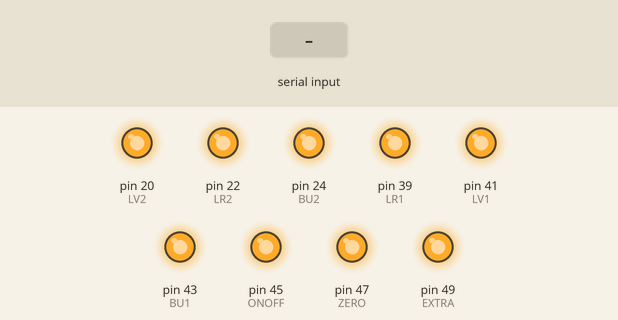
Simulated run of this sketch. Board: Arduino Mega 2560, built with avr-gcc and run on an emulated ATmega2560. On the bench: output pins drawn as LEDs (lit = HIGH). Inputs (shaded band) come from the test bench.

Above: at 1.2 s.
1.3 s: "a" received over Serial
At 2.2 s:
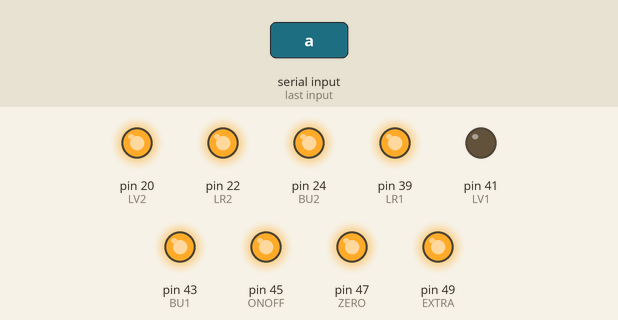
2.8 s: byte 120 ('x') received over Serial
At 3.4 s:
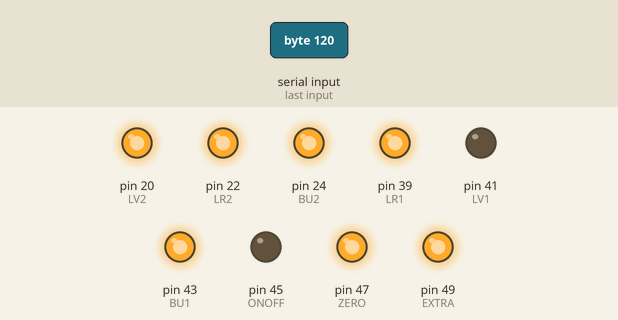
5.8 s: byte 122 ('z') received over Serial
At 6.2 s:
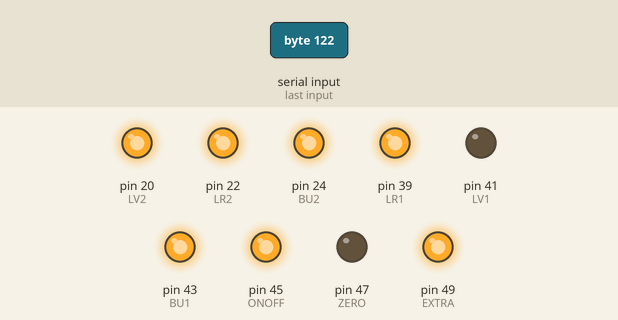
7.8 s: byte 118 ('v') received over Serial
At 8.4 s:
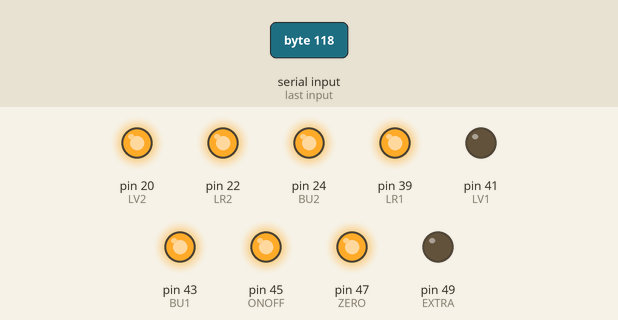
9.3 s: "b" received over Serial
At 10.5 s:
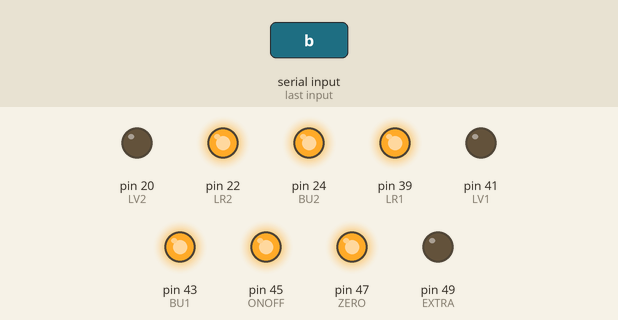
10.8 s: byte 119 ('w') received over Serial
At 11.9 s:
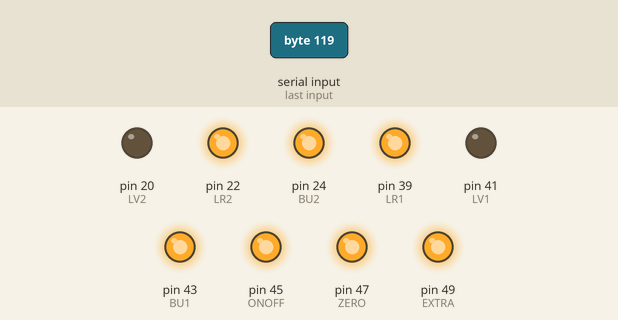
Timing chart, 0 to 13.3 s (numbered marks = the images above; inputs shaded):
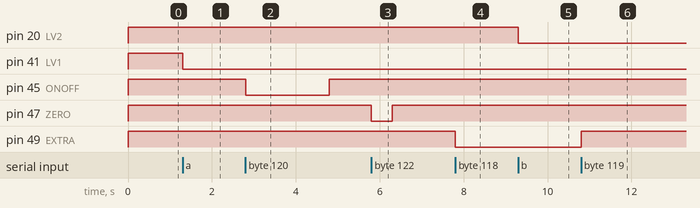

Measured:
- after the input at 1.3 s, pin 41 (LV1): HIGH → LOW at once
- after the input at 2.8 s, pin 45 (ONOFF): HIGH → LOW at once, → HIGH 2.0 s later
- after the input at 5.8 s, pin 47 (ZERO): HIGH → LOW at once, → HIGH 0.50 s later
- after the input at 7.8 s, pin 49 (EXTRA): HIGH → LOW at once
- after the input at 9.3 s, pin 20 (LV2): HIGH → LOW at once
- after the input at 10.8 s, pin 49 (EXTRA): LOW → HIGH at once

The sketch:

CodigoBalizasBuzzer.ino
```cpp
int LV1 = 41; // LUZ VERDE
int LV2 = 20;
int LR1 = 39; // LUZ ROJA
int LR2 = 22;
int BU1 = 43; // BUZZER
int BU2 = 24;
int ONOFF = 45;
int ZERO = 47;
int EXTRA = 49;

void setup() {

  Serial.begin(9600);

  pinMode(LV1, OUTPUT);
  digitalWrite(LV1, HIGH);

  pinMode(LV2, OUTPUT);
  digitalWrite(LV2, HIGH);

  pinMode(LR1, OUTPUT);
  digitalWrite(LR1, HIGH);

  pinMode(LR2, OUTPUT);
  digitalWrite(LR2, HIGH);

  pinMode(BU1, OUTPUT);
  digitalWrite(BU1, HIGH);

  pinMode(BU2, OUTPUT);
  digitalWrite(BU2, HIGH);

  pinMode(ONOFF, OUTPUT);
  digitalWrite(ONOFF, HIGH);

  pinMode(ZERO, OUTPUT);
  digitalWrite(ZERO, HIGH);

  pinMode(EXTRA, OUTPUT);
  digitalWrite(EXTRA, HIGH);

}

void loop(){

  if (Serial.available()){
    // Lectura de caracteres
    int val = Serial.read();

    if (val == 'a') {
      digitalWrite(LV1, LOW);
    }

    else if (val == 'b') {
      digitalWrite(LV2, LOW);
    }

    else if (val == 'c') {
      digitalWrite(LR1, LOW);
    }

    else if (val == 'd') {
      digitalWrite(LR2, LOW);
    }

    else if (val == 'e'){
      digitalWrite(LV1, HIGH);
    }

    else if (val == 'f'){
      digitalWrite(LV2, HIGH);
    }

    else if (val == 'g'){
      digitalWrite(LR1, HIGH);
    }

    else if (val == 'h'){
      digitalWrite(LR2, HIGH);
    }

    else if (val == 'i'){
      digitalWrite(BU1, LOW);
    }

    else if (val == 'j'){
      digitalWrite(BU2, LOW);
    }

    else if (val == 'k'){
      digitalWrite(BU1, HIGH);
    }

    else if (val == 'l'){
      digitalWrite(BU2, HIGH);
    }

    else if (val == 'x'){
      digitalWrite(ONOFF, LOW);
      delay(2000);
      digitalWrite(ONOFF, HIGH);
    }

    else if (val == 'z'){
      digitalWrite(ZERO, LOW);
      delay(500);
      digitalWrite(ZERO, HIGH);
    }

    else if (val == 'v') {
      digitalWrite(EXTRA, LOW);
    }

    else if (val == 'w'){
      digitalWrite(EXTRA, HIGH);
    }

    else{
      Serial.flush();
    }
  }

};
```
